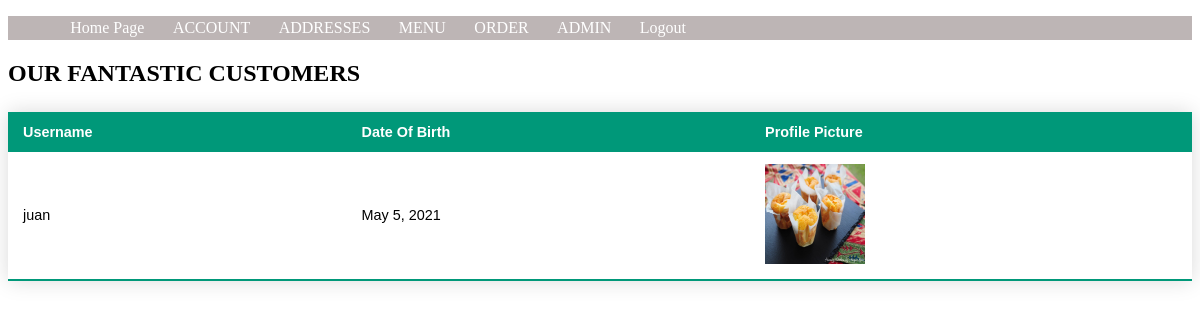
The page /customers/ (signed in) on the database as committed earlier.
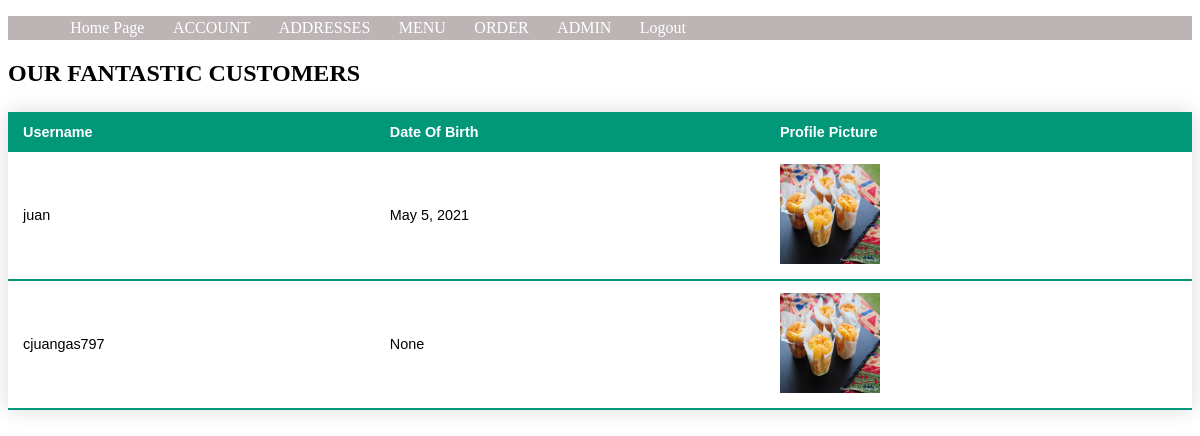
The same page on the database as committed later.
### chineseSpicyFlavor/models.py (models this page shows, shortened)
class Profile(models.Model):
    user = models.OneToOneField(settings.AUTH_USER_MODEL,
                                on_delete=models.CASCADE,
                                unique=True)
    date_of_birth = models.DateField(blank=True, null=True)
    image = models.ImageField(upload_to='users/%Y/%m/%d',
                              blank=True)
    address = models.ForeignKey(Address,
                                related_name='address',
                                on_delete=models.CASCADE,
                                null=True)

### chineseSpicyFlavor/views.py (the view)
# urls.py: path('customers/', views.Customers.as_view(), name='Customers')
class Customers(PermissionRequiredMixin, generic.ListView):
    model = Profile
    permission_required = 'chineseSpicyFlavor.profile.can_add_profile'
    template_name = 'manager/Customers.html'
    def get_queryset(self):
        return Profile.objects.all()

### cart/context_processors.py (called while the page is built)
def cart(request):
    return {'cart': Cart(request)}

### chineseSpicyFlavor/templates/manager/Customers.html (shortened to what this page needs)
<!DOCTYPE html>
{% load static %}
<html lang="en">
<head>
    <link rel="stylesheet" href="../../static/css/management.css">
</head>
<body>
<div class="top">
    <div style="text-align: center;">
        <ul>
            <li><a href="{% url 'chineseSpicyFlavor:covidWarning' %}">Home Page</a></li>
            <li><a href="#">ACCOUNT</a>
            </li>
            <li><a href="#">ADDRESSES</a>
            </li>
            <li><a href="#">MENU</a>
            </li>
            <li><a href="#">ORDER</a>
            </li>
            {% if user.is_staff %}
            <li><a href="#">ADMIN</a>
            </li>
            {% endif %}
            <ul>
                <li><a href="{% url 'chineseSpicyFlavor:logout' %}">Logout</a></li>
            </ul>
        </ul>
    </div>
</div>
<h2>OUR FANTASTIC CUSTOMERS</h2>
<table class="styled-table">
    <thead>
    <tr>
        <th>Username</th>
        <th>Date Of Birth</th>
        <th>Profile Picture</th>
    </tr>
    </thead>
    {% for cust in profile_list %}
        <tbody>
        <tr>
            <td>{{ cust.user }}</td>
            <td>{{ cust.date_of_birth }}</td>
            <td>
                <img src="
                        {% if user.profile.image %}{{ user.profile.image.url }}{% else %}{% static "images/logo_home.PNG" %}{% endif %}"
                     alt="panda" width="100" height="100">
            </td>
        </tr>
        </tbody>
    {% endfor %}
</table>
</body>
</html>

### chineseSpicyFlavor/static/css/management.css (style rules this page uses)
.styled-table { border-collapse: collapse; margin: 25px 0; font-size: 0.9em; font-family: sans-serif; width: 100%; box-shadow: 0 0 20px rgba(0, 0, 0, 0.15); }
.styled-table thead tr { background-color: #009879; color: #ffffff; text-align: left; }
.styled-table th, .styled-table td { padding: 12px 15px; }
.styled-table tbody tr { border-bottom: 1px solid #dddddd; }
.styled-table tbody tr:last-of-type { border-bottom: 2px solid #009879; }
.top { height: auto; width: 100%; margin-left: 0; background: rgb(189, 181, 181); position: relative; top: 0; margin-bottom: 5px; }
.top ul { width: auto; list-style-type: none; white-space: nowrap; overflow: hidden; margin-left: 5%; padding: 0; }
.top li { float: left; margin-right: 2%; position: relative; overflow: hidden; }
.top li a { display: block; color: white; text-align: center; padding: 3px; overflow: hidden; text-decoration: none; }

Rows that differ between the two databases and show on the page:
added Profile: user "cjuangas797", date_of_birth "None", image (picture)
